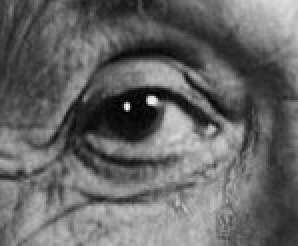
#> input picture pyQt/data/Albert_Einstein_Eye.jpg, 149 x 123 px (shown 2 times larger)
$ python -i temp_line_detect.py   (imports and definitions only)
#> lines starting #> are read from the running program, lines starting #| are printed output that depends on the picture
#> further down, picture is the input picture: shape (123, 149, 3); min 0, max 250, mean 101.8
import cv2
import numpy as np
import math

def temp_detect_lines(image, num_rho=180, num_theta=180, blur_ksize=5, low_threshold=50, high_threshold=150, hough_threshold_ratio=0.6):
     '''
     Applies the Hough Transform to detect lines in the image.
     args:
         image: Input image (NumPy array).
         num_rho: Number of rho values.
         num_theta: Number of theta values.
         blur_ksize: Kernel size for Gaussian blur.
         low_threshold: Low threshold for Canny edge detection.
         high_threshold: High threshold for Canny edge detection.
         hough_threshold_ratio: Threshold ratio for Hough Transform.
     returns:
         Output image with detected lines.
     '''
#> called with num_rho = 180, num_theta = 180, blur_ksize = 5, low_threshold = 50, high_threshold = 150, hough_threshold_ratio = 0.6

     # Apply Canny Edge Detection
     gray_image = cv2.cvtColor(image, cv2.COLOR_BGR2GRAY)
     blured_image = cv2.GaussianBlur(gray_image, (blur_ksize, blur_ksize), 0)
     edged_image = cv2.Canny(blured_image, low_threshold, high_threshold)
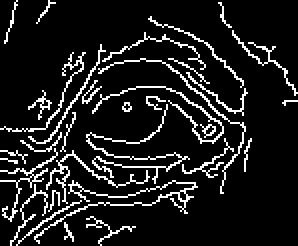
#> edged_image: shape (123, 149) (shown 2 times larger); 11.4% white in thin lines or dots

     # Image dimensions
     height, width = edged_image.shape[:2]
#> height = 123; width = 149
     half_height, half_width = height / 2, width / 2
#> half_height = 61.5; half_width = 74.5

     # Calculate diagonal length and steps (resolution)
     diagonal = int(math.sqrt(height**2 + width**2))
#> diagonal = 193
     dtheta = 180 / num_theta
     drho = (2 * diagonal) / num_rho
#> drho = 2.14

     # Create theta and rho ranges
     thetas = np.arange(0, 180, step=dtheta)
     rhos = np.arange(-diagonal, diagonal, step=drho)
#> rhos = 180 values from -193 to 190.9

     # Initialize accumulator
     accumulator = np.zeros((len(rhos), len(thetas)))

     # Precompute trig values
     cos_thetas = np.cos(np.deg2rad(thetas))
     sin_thetas = np.sin(np.deg2rad(thetas))

     # Hough Transform
     for y in range(height):
         for x in range(width):
             if edged_image[y, x] != 0:
                 center = [y - half_height, x - half_width]
                 for theta_idx in range(len(thetas)):
                     rho = (center[1] * cos_thetas[theta_idx]) + (center[0] * sin_thetas[theta_idx])
                     rho_idx = np.argmin(abs(rhos - rho))
                     accumulator[rho_idx][theta_idx] += 1
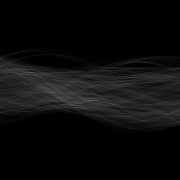
#> accumulator: shape (180, 180) float64; min 0, max 100, mean 11.6

     # Find max value in accumulator
     max_val = np.max(accumulator)
#> max_val = 100
     threshold = max_val * hough_threshold_ratio
#> threshold = 60

     # Detect lines from accumulator
     output_image = image.copy()
     for y in range(accumulator.shape[0]):
         for x in range(accumulator.shape[1]):
             if accumulator[y][x] > threshold:
                 rho = rhos[y]
                 theta = thetas[x]
                 a = np.cos(np.deg2rad(theta))
                 b = np.sin(np.deg2rad(theta))
                 x0 = (a * rho) + half_width
                 y0 = (b * rho) + half_height
                 x1 = int(x0 + 1000 * (-b))
                 y1 = int(y0 + 1000 * (a))
                 x2 = int(x0 - 1000 * (-b))
                 y2 = int(y0 - 1000 * (a))
                 output_image = cv2.line(output_image, (x1,y1), (x2,y2), (0,255,0), 1)
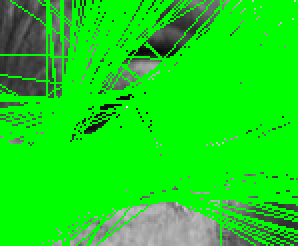
#> output_image: shape (123, 149, 3) (shown 2 times larger); mean B, G, R 24.1, 218.8, 24.1

     return output_image

>>> import cv2
>>> picture = cv2.imread('../../data/Albert_Einstein_Eye.jpg')
>>> result = temp_detect_lines(picture)
